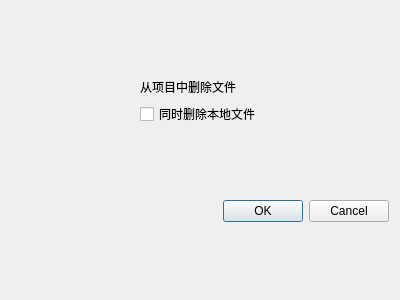
<?xml version="1.0" encoding="UTF-8"?>
<ui version="4.0">
 <class>RemoveProDialog</class>
 <widget class="QDialog" name="RemoveProDialog">
  <property name="geometry">
   <rect>
    <x>0</x>
    <y>0</y>
    <width>400</width>
    <height>300</height>
   </rect>
  </property>
  <property name="windowTitle">
   <string>Dialog</string>
  </property>
  <layout class="QVBoxLayout" name="verticalLayout_2">
   <item>
    <spacer name="verticalSpacer_2">
     <property name="orientation">
      <enum>Qt::Orientation::Vertical</enum>
     </property>
     <property name="sizeHint" stdset="0">
      <size>
       <width>20</width>
       <height>40</height>
      </size>
     </property>
    </spacer>
   </item>
   <item>
    <layout class="QHBoxLayout" name="horizontalLayout">
     <item>
      <spacer name="horizontalSpacer">
       <property name="orientation">
        <enum>Qt::Orientation::Horizontal</enum>
       </property>
       <property name="sizeHint" stdset="0">
        <size>
         <width>40</width>
         <height>20</height>
        </size>
       </property>
      </spacer>
     </item>
     <item>
      <layout class="QVBoxLayout" name="verticalLayout">
       <item>
        <widget class="QLabel" name="label">
         <property name="text">
          <string>从项目中删除文件</string>
         </property>
        </widget>
       </item>
       <item>
        <widget class="QCheckBox" name="checkBox">
         <property name="text">
          <string>同时删除本地文件</string>
         </property>
        </widget>
       </item>
      </layout>
     </item>
     <item>
      <spacer name="horizontalSpacer_2">
       <property name="orientation">
        <enum>Qt::Orientation::Horizontal</enum>
       </property>
       <property name="sizeHint" stdset="0">
        <size>
         <width>40</width>
         <height>20</height>
        </size>
       </property>
      </spacer>
     </item>
    </layout>
   </item>
   <item>
    <spacer name="verticalSpacer">
     <property name="orientation">
      <enum>Qt::Orientation::Vertical</enum>
     </property>
     <property name="sizeHint" stdset="0">
      <size>
       <width>20</width>
       <height>40</height>
      </size>
     </property>
    </spacer>
   </item>
   <item>
    <widget class="QDialogButtonBox" name="buttonBox">
     <property name="orientation">
      <enum>Qt::Orientation::Horizontal</enum>
     </property>
     <property name="standardButtons">
      <set>QDialogButtonBox::StandardButton::Cancel|QDialogButtonBox::StandardButton::Ok</set>
     </property>
    </widget>
   </item>
   <item>
    <spacer name="verticalSpacer_3">
     <property name="orientation">
      <enum>Qt::Orientation::Vertical</enum>
     </property>
     <property name="sizeHint" stdset="0">
      <size>
       <width>20</width>
       <height>40</height>
      </size>
     </property>
    </spacer>
   </item>
  </layout>
 </widget>
 <resources/>
 <connections>
  <connection>
   <sender>buttonBox</sender>
   <signal>accepted()</signal>
   <receiver>RemoveProDialog</receiver>
   <slot>accept()</slot>
   <hints>
    <hint type="sourcelabel">
     <x>248</x>
     <y>254</y>
    </hint>
    <hint type="destinationlabel">
     <x>157</x>
     <y>274</y>
    </hint>
   </hints>
  </connection>
  <connection>
   <sender>buttonBox</sender>
   <signal>rejected()</signal>
   <receiver>RemoveProDialog</receiver>
   <slot>reject()</slot>
   <hints>
    <hint type="sourcelabel">
     <x>316</x>
     <y>260</y>
    </hint>
    <hint type="destinationlabel">
     <x>286</x>
     <y>274</y>
    </hint>
   </hints>
  </connection>
 </connections>
</ui>
